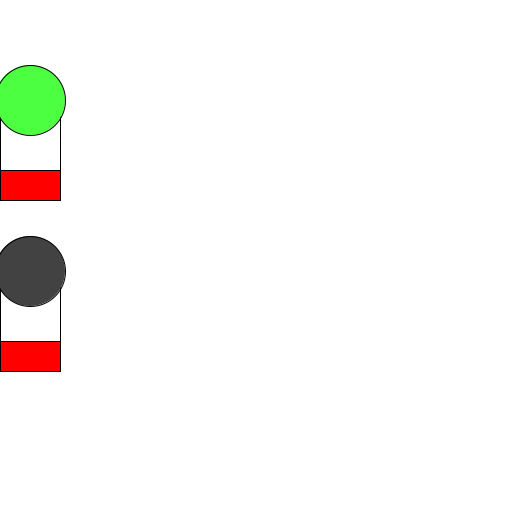
Frame 1 (no input)
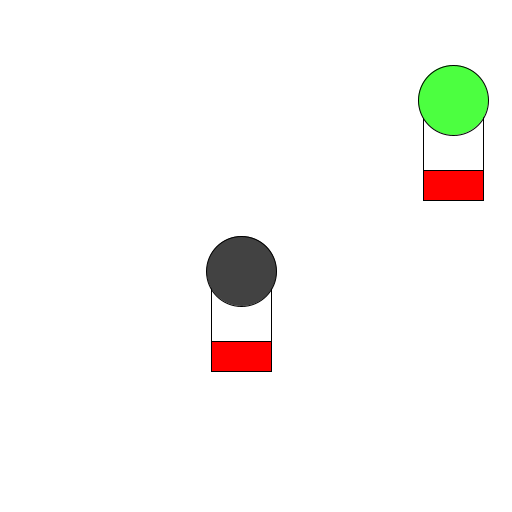
Frame 60 (the mouse pressed at the canvas centre just before this capture)
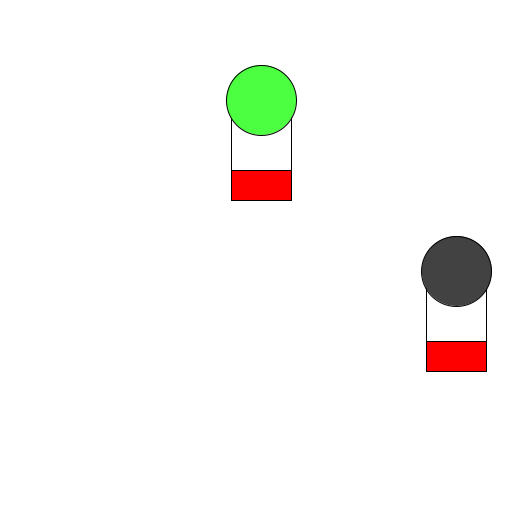
Frame 120 (the mouse held since frame 60 and released just before this capture)

The Processing sketch that drew these frames (run headless with seeded random() and noise(); from frame 60 on, the mouse is pressed at the canvas centre):

// Processing sketch: sketch_260128c
// ── sketch_260128c.pde
/*a) [8] Implementare una classe Mongolfiera con le seguenti caratteristiche: la classe è identificata da una posizione, 
una velocità lungo x, una lunghezza di 60 px e una altezza di 30px per il cesto e 70px il diametro del pallone. 
Appare come una mongolfiera (vd. immagine) di colore verde. 
Ha un metodo per cambiare la sua posizione per ciclo di draw in base alla sua velocità. 
Quando la mongolfiera esce dalla parte destra dello schermo rientra dalla parte sinistra. 
La mongolfiera ha un velocità random tra 2 e 10 px/frame e compare a un terzo dell'altezza della canvas.

b) [7] Estendere tramite ereditarietà la classe Mongolfiera definendo MongolfieraMotorizzata. 
Questa differisce perché il suo colore è random in scala di grigi (tra nero e bianco), 
ha una velocità sempre uguale alla metà di Mongolfiera, e compare a 2/3 dell'altezza della canvas. 
In aggiunta, questo tipo di Mongolfiera se urta il bordo destro o sinistro della canvas cambia la sua direzione di volo 
(urta e rimbalza).

[OBBLIGATORIO PER VALUTARE I PUNTI PRECEDENTI] Alla pressione di “R” o “r” lo sketch viene resettato. 
Implementare uno sketch in cui si apre una finestra di dimensioni 512x512 e sfondo bianco. 
A ogni ciclo di draw la finestra viene aggiornata.*/

  Mongolfiera mon,monMoto;

void setup(){
  size(512,512);
  background(255);
  float velocita = random(2,10);
  mon = new Mongolfiera(0,(height/3),velocita,60,30,70);
  monMoto = new MongolfieraMotorizzata(0,(height*2/3),velocita/2,60,30,70);
}


void draw(){
  background(255);
  if(mon != null && monMoto != null){
  mon.run();
  monMoto.run();
  }
  
}

void keyPressed(){
  if(key == 'R' || key == 'r'){
    mon = null;
    monMoto = null;
  }

}

// ── Mongolfiera.pde
class Mongolfiera{
  float posX;
  float posY;
  float velocitaX;
  int cestoLun;
  int cestoAlt;
  int pallone;
  color colore;
  
  Mongolfiera(float posizioneX, float posizioneY, float speed, int lun, int alt, int ball){
    this.posX = posizioneX;
    this.posY = posizioneY;
    this.velocitaX = speed;
    this.cestoLun = lun;
    this.cestoAlt = alt;
    this.pallone = ball;
    this.colore = #4CFF40;
  }
  
  void display(){
     fill(255,0,0);
     rect(posX,posY,cestoLun,cestoAlt);
     line(posX,posY,posX,posY-70);
     line(posX+60,posY,posX+60,posY-70);
     fill(colore);
     ellipseMode(CENTER);
     ellipse(posX+30,posY-70,pallone,pallone); 
  }
  
  void move(){
    posX = posX + velocitaX;
    
    if(posX-35 > width){
      posX = -70;
    }
  
  }
  
  void run(){
    display();
    move();
  }


}

// ── MongolfieraMotorizzata.pde
class MongolfieraMotorizzata extends Mongolfiera{
  color coloreM;
  
  MongolfieraMotorizzata(float posizioneX, float posizioneY, float speed, int lun, int alt, int ball){
    super(posizioneX,posizioneY,speed,lun,alt,ball);
    this.coloreM = (int)random(0,255);
  }
  
  void display(){
     fill(255,0,0);
     rect(posX,posY,cestoLun,cestoAlt);
     line(posX,posY,posX,posY-70);
     line(posX+60,posY,posX+60,posY-70);
     fill(coloreM);
     ellipseMode(CENTER);
     ellipse(posX+30,posY-70,pallone,pallone); 
  }
  void move(){
    posX = posX + velocitaX;
    
    if(posX+60 > width){
      velocitaX = -velocitaX;
    }
    if(posX < 0){
      velocitaX = -velocitaX;
    }
  
  }
  
}
